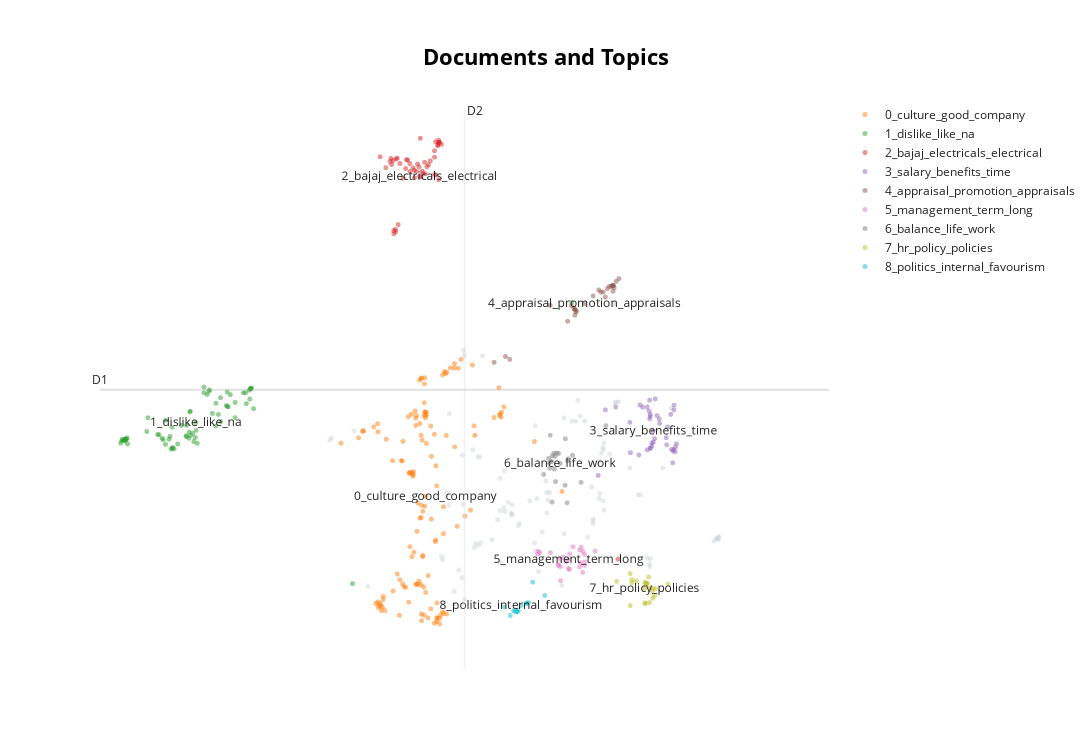

The cell this chart's notebook holds for it:
### Code cell
model.visualize_documents(docs, reduced_embeddings=reduced_embeddings)

### Figure 1 — Plotly figure (JSON) as saved in the notebook; plotly's stock layout.template omitted (floating-point values rounded to 4 significant figures; data arrays with more than 128 entries replaced by an {"elided": "..."} marker saying what was removed)
{"data": [{"hoverinfo": "text", "hovertext": ["RREP  CONCEPT", "Skills development and opportunities to work on new projects", "Company strategy not in current market", "Since the management team + manager puts you on fire & expect smooth project delivery and due to high work pressure an individual can learn or upgrade skills on the job or can take as opportunity to upgrade skills but no special training or efforts would be their from organization", "- Switching to modern culture from Lala - culture\n- Salaries are good and competitive\n- Work life balance is promoted", "Office and site work", "All is well but job security not wellm", "Working culture and no promotion and appreciation for offrole", "80 year old company working as new startup", "Not Proper Planning site Work.", "New improvement in plant infracture and in product also.", "Learning & growth opportunities", "Force fully taken resignation", "Presently its good time to work their...I got nice experience...there are good senior support...& well management.but appourtunity to make carrier in growth is very low....theirs incentive parameters are not well...& policy to pay incentives is very slow... Actually this policy harraze the dso", "Flexible in time", "Compeny is good  staff not good", "Cross functional meetings are required to understand and discuss each other which helps organisational growth", "Flexi timing\nCulture is not toxic", "i don't like to talk while working", "Anytime you will fired\nToo much work pressure\nNo family or personal life\nCompany expecting work even after official hour...\nEvery person loded\nJob starts at 7 am and no end till u sleep\nSometimes 3 am or 4 \nGodfather ranking\nEvery person is equal judge... Apart of load distribution\nAnytime asked to change your city", "Sometime U can face different issues bad experience with customers", "Provides training from development of new skills as per markets required.", "Don't join this company because there have not good culture for logistics.\nYou will have to work over there too much time but no holiday no weak off and if you have medical issues it's your problem no leave will provide you by company.\nI had joined in this company it's my biggest mistake in my life.", "Perks and benifit", "Food quality is not good at cafe", "Job security poor", "Transparency, leadership", "Work environment", "Holiday little bit lower than national holiday", "Seniors are good teammates are very supporting .", "This work is easy but not easy this filling upload", "display & Marchantdizing", "Experience and collect knowledge", "Transparency, value system, excellent work environment", "Salary\nHeavy work pressure", "Nothing to be dislike but need to improve salary and makeup work lode divided", "Company System/procedure from In to Out(material conversion)", "Wonderful organisation with great culture\nSeniors are very supportive\nManagement is responsive", "Job security", "Freedom to call anyone across organisation", "Job security is not good.", "Need to some more improvement", "Company is good but company owners are treating people like servants or slave.\nThey do casteism and specially owners wife she think everyone is chor. And she do humiliation with employees who are working with her. \nShe hate maharashtrian, Muslims and Christian. And always say pata nahi kaha se bhukhe nange AA jate hai mere yaha kaamkarne\nPlz don't join this company if you get job opportunity to work with owners specifically with owners wife....Read More", "This Rating for offroll candidates.\nBut,I personally don't like offroll jobs.", "Men power remove", "Fill like own faimaly.", "Like but staff no like", "There was no innovation and only office politics. The upper management is corrupt and only favours who treat the bosses well.", "Learnings\nWork Freedom", "Great Management Vision", "Community,food,no travel support", "Work culture, appraisal process, TA/DA, no work life balance", "Processes not yet streamline", "Lot of pressure", "There is no future working security", "smoking hard working", "Manual work still continue in some sector  .Required atomisation .", "No job certainty", "Lots of hierarchy, politics and work life balance is zero. Not paying vendors on time and no one to listen the problem. To avoid payment to vendors they made false accusation and employee will be at receiving end. No support from any one from the organization. The day you resign they create life and mental peace havoc. Avoid joining.", "My all senior sir is Nature is to good he is always motivate", "Each and every new project is urgent from the time it's started only for a specific department.\nUnrealistic time lines are given.\nPay dispersion is not fair.\nMarketing is never clear about what they exactly want. \nUnwanted pressure is created only on one department regardless of who is responsible for the delay in project.", "Communication between department", "Company switched the cnf to lala company A one marketing that was very bad experience of my life\nVinay jalan was the owner of the company of a one marketing and he is very rude person and always abuse to everyone", "Great & proud", "Partiality with employee.", "Supporting from senior", "Job safety", "Old employee without information out of job.", "Growth is not as desirable", "Because all criteria is good and company profile is good ,\nWork satification", "Without informing ealier. Company drive out confirmed employees within a month. Neither they are giving proper reason for termination nor consider the notice period of 3 months. Employees giving resignation are bound to complete 3 months notice period whenever they have jobs. But terminated employees are dropped out within a month without any proper reason. The employee who has completed all the assigned projects on time perfectly was rated as inadequate performance and terminated. Whenever the company has the performance improvement plan    (PIP) policy for under-rated performance, but they don't follow their own policy....disgusting.......Read More", "Not focusing on new categories", "Nothing ....as time changes and work.pressure is same for all the companies.", "Labour registration entry as a project working contractor.", "Pressure of working while a employee is on leave.", "Discuss in previous box", "For carrier growth only performance is not enough one should have very good terms with superiors apart from boss/ Client etc.", "No proper system to work. lot of bureaucracy. Too much work pressure . No work life balance", "Everything is dislike\n1 there is not a fix date of salary credentials of offrole employees.\n2 Your HR of your consultant are not responding when you have a query he just say as Bajaj said to him.\n3 No overtime or holidays will pay to you because you are offrole employee.\n4 There have no culture here Bajaj employee treats you like a labour.", "Freedom for any work you want to do .", "Culture\nWork life balance\nSalary and perks\nAnnual Increment\nGrowth Opportunities", "Flexible time for staff", "Supportive and coordination", "Only skill development is good.", "Increment is not proper", "Job is not secure.", "Proud", "Point settlement", "RREP PRODUCT SALES EACH PRIce", "Execution staff is helpful", "Research", "My reporting manager was so motivated that’s why I stayed 6 month", "Presence of Union at workplace.", "Supportive Boss and easy accessibility to Higher officials.", "1980 process , all hard paper work, No paperless work, SAP utilization is completely useless,  Huge difference between physical vs system data. \nNo recreation, excess manpower, Lack of leadership motivation, Mental harassment.\nDue to above all new joinee are leaving within 1-6 months", "Learnings new things and apply", "Office timing is flexible", "Food", "Low travelling allowance", "Freedom to implement new ideas , Encouragement if you have potential, Good salary Increment if you have potential", null], "marker": {"color": "#CFD8DC", "opacity": 0.5, "size": 5}, "mode": "markers+text", "name": "other", "showlegend": false, "type": "scattergl", "x": [9.445, 8.253, 8.625, 8.378, 7.352, 7.232, 11.46, 9.625, 10.37, 8.535, 7.279, 8.262, 9.679, 10.27, 9.873, 9.528, 8.034, 9.917, 7.484, 9.393, 7.514, 8.25, 9.66, 8.137, 7.156, 11.49, 8.611, 7.271, 7.355, 7.687, 5.436, 7.756, 8.136, 7.497, 9.196, 7.725, 9.622, 7.669, 11.46, 8.807, 11.47, 7.648, 6.007, 9.858, 9.683, 5.409, 9.524, 9.035, 8.65, 8.674, 7.429, 8.786, 8.085, 9.073, 11.47, 8.622, 9.63, 11.49, 9.686, 7.73, 9.287, 8.732, 7.503, 5.916, 10.41, 7.767, 11.42, 10.42, 10.1, 7.694, 9.699, 8.359, 9.323, 10.62, 9.254, 8.074, 10.23, 9.502, 9.784, 8.82, 7.52, 9.872, 7.946, 8.26, 10.75, 11.48, 5.788, 8.073, 7.797, 9.525, 8.2, 8.088, 10.41, 9.076, 9.697, 8.149, 9.914, 7.174, 7.477, 8.846, 8.804], "y": [-3.596, -3.214, -3.829, -3.366, -4.722, -2.847, -3.62, -2.317, -3.948, -2.987, -1.522, -3.053, -2.091, -2.883, -1.339, -3.297, -3.305, -1.324, -2.216, -1.643, -0.5407, -3.189, -2.182, -2.479, -3.92, -3.594, -3.698, -3.056, -4.51, -3.703, -1.926, -2.249, -3.102, -3.045, -1.646, -2.243, -2.945, -3.769, -3.618, -3.19, -3.62, -2.126, -4.425, 0.326, -2.984, -1.966, -3.322, -4.407, -2.95, -4.176, -4.149, -2.65, -1.555, -1.592, -3.613, -1.721, -2.86, -3.589, -2.116, -3.732, -1.295, -3.511, -0.4565, -1.821, -4.089, -3.695, -3.661, -3.964, -2.434, -1.882, -2.009, -3.402, -1.558, -2.432, -1.648, -3.149, -2.884, -2.751, -2.196, -2.971, -4.651, -1.335, -3.64, -3.225, -1.429, -3.634, -1.806, -2.608, -0.5454, -3.368, -3.015, -4.03, -4.052, -3.54, -3.142, -3.166, -1.319, -3.973, -4.277, -2.846, -2.844]}, {"hoverinfo": "text", "hovertext": {"elided": "134 str values"}, "marker": {"opacity": 0.5, "size": 5}, "mode": "markers+text", "name": "0_culture_good_company", "text": {"elided": "134 str values"}, "textfont": {"size": 12}, "type": "scattergl", "x": {"elided": "134 float values"}, "y": {"elided": "134 float values"}}, {"hoverinfo": "text", "hovertext": ["Very impacts full", "No comment", "Everything", "NA NA NA NA NA", "Nothing much", "i didnt like any thing in this organization", "Everything likes", "gfsvfsegre", "Nothing specifically to say here", "No reason", "No dislikes", "I like  my name is oriyomi omonla", "NO", "No more", "Yas", "Yes like, I am interested", "Super", "Nothings all is good Ok", "I don't like TVs", "All best", "No reason all best", "All Is Good", "Like But Not Good", "Nothing to dislike...", "Perfectly ok this working", "Not good for you to come", "No issue", "No problem", "All ok only investment required", "Nothing to say anything", "Nothing to like", "No dislike", "Nothing to feel bad about", "Worst", "Not any problem", "Nothing specificly bad to share", "Heartache", "All correct", "No anything", "Nothing specificly great to share", "Nothing to dislike in the organization", "All good", "No anything dislike", "no problem at all the best", "No specific dis like at this", "Good", "Yes", "Nothing to dislike", "Not applicable", "No 3fg\nOnly side", "Nothing as such", "No", "Nothing much to say", "Nothing to say", "None None None None None", "Nothing like", "Nothing for Dislike", "I feel there is Nothing as such currently", "Nothing to dislike ke", "No Issue", "Not at all", "Nothing good to say", "All", "Yes I like . good behavior", "there is nothing to dislike", "Nothing to dislike about", "No, all ok and at good place", "Ok", "I am interested", "Nothing as of now", "No Comments", "Nothing is dislike", "Nothing", null], "marker": {"opacity": 0.5, "size": 5}, "mode": "markers+text", "name": "1_dislike_like_na", "text": ["", "", "", "", "", "", "", "", "", "", "", "", "", "", "", "", "", "", "", "", "", "", "", "", "", "", "", "", "", "", "", "", "", "", "", "", "", "", "", "", "", "", "", "", "", "", "", "", "", "", "", "", "", "", "", "", "", "", "", "", "", "", "", "", "", "", "", "", "", "", "", "", "", "1_dislike_like_na"], "textfont": {"size": 12}, "type": "scattergl", "x": [3.337, 3.161, 3.306, 3.088, 3.282, 2.153, 2.718, 4.217, 2.839, 3.22, 2.194, 5.764, 3.491, 3.17, 3.7, 3.441, 3.818, 3.702, 2.164, 3.928, 3.227, 4.104, 2.839, 2.211, 4.158, 3.627, 4.167, 4.147, 3.927, 2.945, 2.736, 2.221, 2.547, 3.789, 4.173, 2.785, 2.942, 4.056, 3.267, 2.893, 2.137, 4.091, 2.238, 4.168, 2.803, 3.853, 3.527, 2.208, 9.193, 3.624, 3.168, 3.441, 2.927, 2.953, 3.209, 2.91, 2.246, 3.318, 2.209, 4.186, 3.571, 2.973, 3.809, 2.564, 2.179, 2.229, 3.666, 3.804, 3.518, 3.232, 3.029, 2.196, 3.203, 3.313], "y": [-2.017, -1.889, -1.92, -1.717, -1.988, -1.977, -1.871, -1.435, -2.035, -1.489, -1.962, -4.378, -1.195, -1.716, -1.25, -1.072, -1.404, -1.653, -1.953, -1.331, -1.479, -1.351, -1.632, -1.96, -1.272, -1.345, -1.101, -1.124, -1.586, -2.1, -1.873, -1.951, -1.82, -1.383, -1.103, -1.935, -1.747, -1.168, -1.848, -1.95, -2.017, -1.167, -1.925, -1.095, -1.957, -1.199, -1.122, -1.944, 0.3545, -1.728, -1.907, -1.166, -2.113, -2.09, -1.829, -1.902, -2.028, -1.8, -1.964, -1.086, -1.515, -2.113, -1.398, -1.588, -1.959, -1.95, -1.531, -1.154, -1.138, -1.886, -2.03, -1.978, -1.933, -1.669]}, {"hoverinfo": "text", "hovertext": ["Bajaj appliances company is a fake brand and value of all market because every one know company just fake commitment not give a salary to employes my 2 month salary r not given i am very frusted", "Bajaj appliances is a cheter company they r never give a salary they have working simple mantra 2 or 3 month they r giving only assurity but not give a salary after 2 or 3 month again hire a new employe", "Good experience i  think I'm good working any chance I'm come back Bajaj Electricals and finance", "Bajaj Electrical Canteen Is Worse....", "Good atmosphere bajaj group .", "Heard that bajaj culture was good but same time few employees are not satisfied because of uper management keep on changing and they are applying their rules", "Market value good and retailers demands all products by Bajaj electricals", "Bajaj working culture very good,", "Working ka koi time nahi hain", "No words tell about bajaj electricals Ltd.", "Bajaj electricals Directly not given by Dso payment and incentives", "SM tarchar  Anil Guggila he is doing \nUse and throw ...", "All Bajaj staffs are good \nSajid sir\nSatish sir\nBrijesh sir", "Bajaj is good company. if your boss is good then everything is fine", "Internal Politics , every day changing HR policies , compulsion of CSR, No Process & Documentation , No ,overall relocation to Navi Mumbai is costly", "In Bajaj Electricals we learn more to more and work hard & get good apprisal.", "Because im a electric technio", "Rahul Dhokale", "Bajaj electricals limited is a very good Company .", "Our distributor is so mean .he didn't give us our salary in time and didn't give food expense of our", "Bajaj working policy is best", "Excellent experience for Bajaj electrical", "All electrical repairing and waring", "Nothing wrong in Bajaj Electricals", "Bajaj Electricals is leader in market and work culture is very good.", "All DSO work in ground level but there salary is very poor.this is the very dislike matter of Bajaj Electricals.", "I have worked with Bajaj approx 3.5 years. Product quality is very poor, after sales service is very poor. My Customer is not satisfied with Bajaj. So I left Bajaj.", "Nothing to be disliked in Bajaj", "Bajaj Electrical Limited provides opportunities to Candidates to take higher challenges and prove them selves irrespective of their work experiences but based on their performance.", "Worst ever experience in Bajajelectricals.", "As a company is very good.but I am not a company person.I am in Bajaj in 4 years.I have so many target achieved.But company r not allow me by direct pay roll .I think I will perfect & I hope achieve the promotion as a pay roll of Bajaj Electricals.", "Bajaj Electricals is reputed company but some people like RH and other level management is poor very politic .", "Bajaj Electricals is good organisation in me and women candidates.", "ITI kiya hun electrician trade se kiya hun mera naam Akhilesh hai", "Working at Bajaj Electrical very good", "Culture at Bajaj is excellent.", "Bajaj electricals is best in design", "I have not any question to write about dislikes for bajaj electricals.", "It is very good thing making and it is name on all india.I am interested in bajaj electrical job.", "Work Culture at Bajaj is excellent", "All working related electrical project line i like very excelent because i was allrady doing work in bajaj project.", "No your are good job experience for bajaj electricals", "Mera naam Akhilesh hai", "Nothing to say negative about bajaj electricals", "U can't develop skills, and too much discrimination, and partiality. Job security is least, if you have any strong recommendation then only u will secure ur job in Bajaj", "Prementive maintenance utility mpcb motor star delta", "Bajaj is very good company for starting your career", "I like work culture of Bajaj electricals", "What attracts me the most that In Bajaj Electricals you can work here at any department if you are interested in changing the nature of you job, you can have transfer in marketing you can have transfer at any place in India suitable for you.", null], "marker": {"opacity": 0.5, "size": 5}, "mode": "markers+text", "name": "2_bajaj_electricals_electrical", "text": ["", "", "", "", "", "", "", "", "", "", "", "", "", "", "", "", "", "", "", "", "", "", "", "", "", "", "", "", "", "", "", "", "", "", "", "", "", "", "", "", "", "", "", "", "", "", "", "", "", "2_bajaj_electricals_electrical"], "textfont": {"size": 12}, "type": "scattergl", "x": [7.069, 7.049, 6.833, 6.376, 6.825, 7.125, 6.556, 7.098, 6.44, 6.446, 6.464, 6.411, 7.124, 7.11, 9.917, 6.761, 6.861, 6.436, 6.661, 7.113, 7.064, 6.609, 6.665, 6.398, 6.981, 6.73, 7.047, 6.196, 6.709, 6.286, 6.929, 6.595, 6.892, 6.478, 6.782, 7.106, 6.506, 6.352, 6.856, 7.155, 6.805, 6.734, 6.408, 6.365, 7.047, 6.627, 7.097, 6.954, 6.905, 6.815], "y": [2.492, 2.504, 2.466, 2.672, 3.113, 3.041, 2.442, 3.005, 1.54, 2.766, 2.778, 1.506, 3.043, 3.081, -3.965, 2.556, 2.522, 1.579, 2.687, 2.416, 3.054, 2.754, 2.555, 2.739, 2.733, 2.576, 2.902, 2.802, 2.616, 2.618, 2.633, 2.604, 2.709, 1.661, 2.68, 3.038, 2.689, 2.722, 2.559, 3.01, 2.63, 2.449, 1.56, 2.774, 2.794, 2.747, 2.985, 2.67, 2.516, 2.47]}, {"hoverinfo": "text", "hovertext": ["Salary Credited to Late Very Month", "Not getting increment in salary", "Salary and benifits.", "Salary increment low", "The system regarding salary and other activities through IT is well placed", "Like work culture ,salary and expense on time and other benefits", "Apart from salary nothing good", "Flexible working, good employee welfare, excellent benefits, perfect work life balance", "There is a lot of politics and the management dose not address our issue salary is decent but career  growth is slow there is a bond of  two years before which you cannot resing .on the job training is not given to new joinees", "Best salary system", "Salary structure", "Some time apprisal not fact according to emp. Work", "good but salary not increase and growth also not there  . and overoll normal", "Timing salary", "Working in delhi regional branch.....cordial team......salary on time", "Salary in time", "Good salary, work timing, working culture.", "Salary and Other Benefits on time .", "Salary and benefits", "Salary in time.\nGrowth as per performance.", "Timely salary", "On time salary, easy approach, work life balance", "Offrole employee not good salary and appriseal", "Pay structure and benefits are not tax friendly to employees.", "Work timeing", "Average increment per anual", "Very Good salary on time", "Work timing not set and salary not in range and without information cutting exta amount in salaries so many resons", "Salary growth zero% for contractual staff", "The salary may be negotiable if you are the favoured employee of your boss, otherwise, it may be wise to have a backup plan.", "Timely Salary & Annual Appraisal, Supportive collegues.", "Salary And Benefits", "Only the salary part is good", "Only Salary on time.", "Timely bounded salary and other expenses.", "According to me \nThere was not good salary and benefits \nfor any employee", "Payroll", "Every thing other than salary.", null], "marker": {"opacity": 0.5, "size": 5}, "mode": "markers+text", "name": "3_salary_benefits_time", "text": ["", "", "", "", "", "", "", "", "", "", "", "", "", "", "", "", "", "", "", "", "", "", "", "", "", "", "", "", "", "", "", "", "", "", "", "", "", "", "3_salary_benefits_time"], "textfont": {"size": 12}, "type": "scattergl", "x": [10.5, 10.79, 10.81, 10.74, 10.79, 10.68, 10.49, 9.608, 10.43, 10.81, 10.83, 9.881, 10.45, 10.37, 10.41, 10.53, 10.47, 10.42, 10.75, 10.57, 10.41, 10.1, 10.11, 10.24, 9.719, 10.79, 10.42, 10.56, 10.69, 10.37, 10.26, 10.78, 10.45, 10.4, 10.3, 10.42, 10.77, 10.67, 10.47], "y": [-1.271, -1.457, -2.163, -1.532, -2.122, -2.043, -1.941, -2.558, -2.097, -2.082, -2.026, -1.41, -2.014, -1.408, -1.607, -1.55, -1.998, -1.567, -2.12, -1.681, -1.292, -1.665, -2.176, -2.214, -1.455, -1.377, -1.534, -1.609, -1.742, -2.128, -1.375, -2.146, -2.063, -1.477, -1.41, -2.103, -2.346, -1.923, -1.807]}, {"hoverinfo": "text", "hovertext": ["Company sales and new product  lunch and help full by achive sales rarget and incentives.", "Incentives plan", "Reference basis appraisals done in current scenario. If any one links and likes available in effective management.", "Promotions not after long time.", "Company based incentives & schemes for our target does not transfer by the end of the current month. It takes a lot of time  around 4 /5/6monthes  to be credit on our account.", "Personals Relation use for promotion or appraisal not for selected  as per Performance.", "Rate problem for market", "Not much scope for promotion and increment", "Due to off roll employees appraisal is poor.", "Promotion in appraisal process is very bad.", "Slow promotion", "Timely promotion not done.", "Timely appraisal but promotions issue", "Appraisal is required to be more transparent", "No encouragement and acknowledgment of hard work. They won't promote you inhouse", "Appraisals & Incentives", "Lack of support of management\nBias system on appraisals cycle\nNo 360 degree feedback and poor HR mngt\nLast but not least favouritism works well here", "Promotion & increment is good.", "No Sales Incentive", "Appraisal process", "Appraisal politics.  appraisal is only for who do bucketting.", "Some of the legacy feature , appraisal process could be transparent", "Appraisal should involve HR also. \nHybrid working option. Saturday off.", "Company promotion is so late", "opaque appraisals, poor HR communication and documentation", "No Work Life Balance \nWorst HR experience in my 10 Year experience he never Responded \nAppraisal purely Biased basis", "Promotions or Appraisal process is not good", null], "marker": {"opacity": 0.5, "size": 5}, "mode": "markers+text", "name": "4_appraisal_promotion_appraisals", "text": ["", "", "", "", "", "", "", "", "", "", "", "", "", "", "", "", "", "", "", "", "", "", "", "", "", "", "", "4_appraisal_promotion_appraisals"], "textfont": {"size": 12}, "type": "scattergl", "x": [7.979, 8.224, 9.838, 9.25, 9.242, 9.615, 8.855, 9.266, 9.718, 9.683, 9.187, 9.235, 9.528, 9.932, 9.13, 9.75, 9.81, 9.259, 8.157, 9.835, 9.781, 9.829, 9.856, 9.228, 9.888, 9.847, 9.647, 9.391], "y": [-0.6559, -0.6056, 0.5397, 0.2317, 0.1369, 0.5609, 0.3021, 0.2069, 0.4422, 0.5282, 0.2981, 0.2412, 0.4619, 0.7524, 0.03414, 0.5848, 0.6214, 0.1939, -0.558, 0.6363, 0.6212, 0.638, 0.6004, 0.2512, 0.7063, 0.6353, 0.525, 0.3308]}, {"hoverinfo": "text", "hovertext": ["Operational issues", "Lot to change about people management.", "Everything. No way recommended to anyone. All corrupted people ans sinior management", "Wast management , my career spoiled", "RM level not understand lower employee problems", "Lots of opportunities on crises management", "A lot of blame game keeps happening amongst departments and R&D is made the scapegoat", "Everything is Bad no Professional system, top management is all poor experience guys. Give importance to sycophancy and hypocrisy.", "staff of safety department is selfish, arrogant and disrespect supporting staff and employees", "Utilization of Management tarinee", "Portfolio management", "Company is doing fine at most of the fronts. Good potential and management is taking good risks to expand the business,", "No long term strategy, always panic.", "Uper Management ..........", "Poor mgmt no clear communication", "Taking care of employees", "Internal politics ,partialities with capable employees,present higher management are very bads", "Job satisfaction is low.....upper management is unaware of what's going on......a lot of long timers who seem to have zero accountability.....operates like a government organisation", "Managers need to understand the downline employee problem.", "Management  is not well", "Need realistic management", "Non responsive and relaxed upper management .", "Slow to responses . Management is unclear as far as long term strategy is concerned. Only focuses on short term gap fills.", "Some of non supportive staff in management.", "How to managing the employees", null], "marker": {"opacity": 0.5, "size": 5}, "mode": "markers+text", "name": "5_management_term_long", "text": ["", "", "", "", "", "", "", "", "", "", "", "", "", "", "", "", "", "", "", "", "", "", "", "", "", "5_management_term_long"], "textfont": {"size": 12}, "type": "scattergl", "x": [9.142, 9.156, 9.364, 9.011, 9.393, 8.981, 9.368, 9.317, 9.342, 9.393, 8.988, 8.664, 8.694, 9.1, 8.86, 9.559, 9.019, 9.317, 9.398, 9.057, 9.016, 9.16, 8.668, 9.211, 9.328, 9.14], "y": [-4.124, -4.138, -4.189, -3.962, -3.888, -4.055, -3.837, -4.098, -3.766, -4.071, -4.069, -3.883, -3.856, -4.008, -3.856, -3.832, -4.327, -3.812, -4.011, -3.932, -4.094, -3.877, -3.833, -3.758, -4.025, -3.972]}, {"hoverinfo": "text", "hovertext": ["Work life\nNo business ethics \nNot career oriented \nNo future \nNo promotions\nPoor Managers", "Work Life balance", "Work cluture", "Good for worklife balance", "Work life balance is poor at site", "Ethical and straight forward", "Work pressure is very high & no work - life balance .", "Senior employees never listen abt the market condition ,never work in market with team.", "Not clarity about work most of time and layoff of not performer and not achieving", "Fund system at site is dull", "Less Opportunities to get other roles", "no value for work oriented persons", "Stable job", "Less Work , Less Tention . No Physical Stress", "No proper support from Marketing team\nWork culture and work life balance is not in a good way", "Work life balance", "None good company work life balance", "Good growth opportunity\nGreat leaders\nScope for personal development\nGood work life balance", "Work balance", "Less man power , more work load", "Good work life balance", "Less job security & work life balance, No Transperency in promotion.", null], "marker": {"opacity": 0.5, "size": 5}, "mode": "markers+text", "name": "6_balance_life_work", "text": ["", "", "", "", "", "", "", "", "", "", "", "", "", "", "", "", "", "", "", "", "", "", "6_balance_life_work"], "textfont": {"size": 12}, "type": "scattergl", "x": [8.94, 8.912, 8.856, 8.889, 8.987, 8.886, 9.093, 9.088, 9.727, 9.206, 9.12, 8.922, 8.839, 9.136, 8.849, 8.93, 8.876, 8.755, 8.956, 9.128, 8.832, 9.339, 9.012], "y": [-2.661, -2.184, -1.882, -2.227, -2.188, -3.007, -1.941, -2.724, -1.721, -2.219, -3.019, -2.45, -2.347, -2.279, -2.438, -2.239, -2.325, -2.541, -2.183, -2.313, -2.27, -2.674, -2.356]}, {"hoverinfo": "text", "hovertext": ["Continious change in policy", "Hr policy is very clear and skill oriented . Need to directly associated with bottom line employee.", "Good policy", "Policies & benefits", "Hr policy is very good .time to time salary provide by company.", "Their HR policies", "Work Target policy, Safety training, Good Behaviour to employee.", "HR policies \nOffice Politics", "Too many changes in decisions", "Not much policies are changing frequently", "Company Policies", "HR policy and IT is good", "Company policy is very good in favor of employees", "Company Best  policy for employer.", "HR policies and there is flat structure. Even after having experience of 18 years, company is offering Manager position.", "Favouritism, no HR intervention. Hire and fire. No work ethics by people and still no action even when authorities know.", "You feel valued and that's the most important thing. The management constantly thrives to improve your working environment. The HR also reviews its policies to make it employee friendly. Most importantly the top management is easily accessible.", "Office politics is very much involved in the work culture, Some times you have to report in the same designation. Organisation structure is less effective. Your appraisal is completely depend that how much you can do buttering. You can be fired any time without any proper reason/investigation. No job security at all", "Old company with stable growth good HR policies", "HR are least bothered for your concern", "I have worked 4 year 8 months in the power sector but i didn't understand company policy like management, increment, apprisal. I will never join this organization in future.", null], "marker": {"opacity": 0.5, "size": 5}, "mode": "markers+text", "name": "7_hr_policy_policies", "text": ["", "", "", "", "", "", "", "", "", "", "", "", "", "", "", "", "", "", "", "", "", "7_hr_policy_policies"], "textfont": {"size": 12}, "type": "scattergl", "x": [10.34, 10.35, 10.41, 10.46, 10.36, 10.34, 10.7, 10.13, 10.11, 10.34, 10.49, 10.42, 10.5, 10.46, 10.38, 10.11, 10.13, 9.897, 10.4, 10.2, 10.45, 10.33], "y": [-4.718, -4.387, -4.697, -4.624, -4.37, -4.354, -4.387, -4.362, -4.747, -4.7, -4.578, -4.447, -4.467, -4.453, -4.376, -4.209, -4.311, -4.34, -4.267, -4.334, -4.498, -4.458]}, {"hoverinfo": "text", "hovertext": ["Politic and Face Promotion.", "Nepotism", "Politics", "Nothing full of politics n oiling atmosphere", "Internal politics is there and little bit favourism present .", "Politics, partiality", "Internal Politics\nUnfair division of business units\nAlmost 7 days weekly work", "Lot to learn. CEO’s and COO’s vision.", "A company of before independence", "Corporate Politics", "Politics .\nI worked under drinkers and useless fellows.", "Politics of the company", null], "marker": {"opacity": 0.5, "size": 5}, "mode": "markers+text", "name": "8_politics_internal_favourism", "text": ["", "", "", "", "", "", "", "", "", "", "", "", "8_politics_internal_favourism"], "textfont": {"size": 12}, "type": "scattergl", "x": [8.357, 8.136, 8.303, 8.231, 8.338, 8.337, 8.772, 8.583, 8.516, 8.482, 8.285, 8.493, 8.403], "y": [-4.828, -4.773, -4.843, -4.915, -4.847, -4.856, -4.577, -4.353, -4.697, -4.715, -4.833, -4.703, -4.745]}], "layout": {"annotations": [{"showarrow": false, "text": "D1", "x": 1.817, "y": -1.117, "yshift": 10}, {"showarrow": false, "text": "D2", "x": 7.517, "xshift": 10, "y": 3.58}], "height": 750, "shapes": [{"line": {"color": "#CFD8DC", "width": 2}, "type": "line", "x0": 7.517, "x1": 7.517, "y0": -5.814, "y1": 3.58}, {"line": {"color": "#9E9E9E", "width": 2}, "type": "line", "x0": 1.817, "x1": 13.22, "y0": -1.117, "y1": -1.117}], "title": {"font": {"color": "Black", "size": 22}, "text": "<b>Documents and Topics</b>", "x": 0.5, "xanchor": "center", "yanchor": "top"}, "width": 1200, "xaxis": {"visible": false}, "yaxis": {"visible": false}}}
